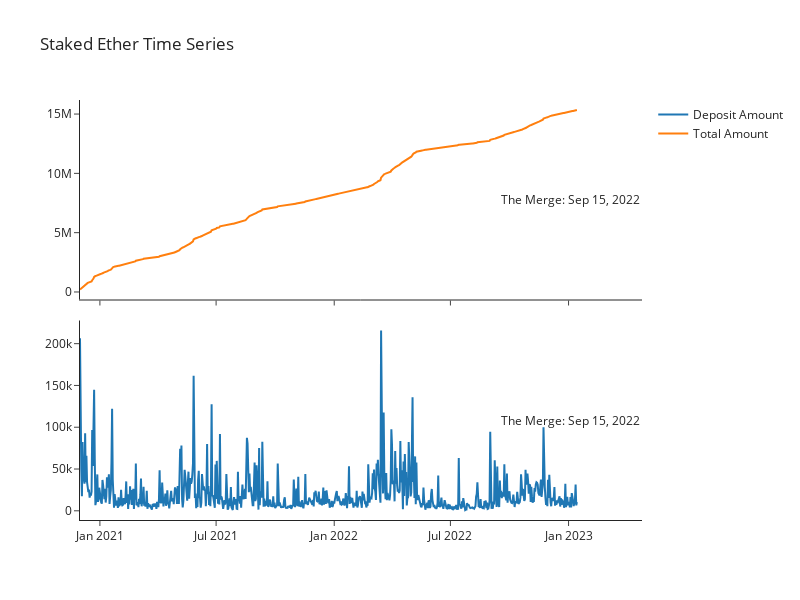

Notebook cell for this chart:
### Code cell
# some primary visualization
fig = make_subplots(rows=2, cols=1, shared_xaxes=True, vertical_spacing=0.05)

fig.add_trace(
    go.Line(
        x=deposit_history_df['date'],
        y=deposit_history_df['amount'],
        name='Deposit Amount'
    ),
    row=2, col=1
)

fig.add_trace(
    go.Line(
        x=deposit_history_df['date'],
        y=deposit_history_df['cumsum_amount'],
        name='Total Amount'
    ),
    row=1, col=1
)

fig.add_vline(
    x=datetime.datetime.strptime("2022-09-15", "%Y-%m-%d").timestamp() * 1000,
    line_dash='dot',
    annotation_position="right",
    annotation_text="The Merge: Sep 15, 2022"
)

fig.update_layout(dict(template='simple_white',
                  title='Staked Ether Time Series', width=800, height=600))

fig.show()

### Figure 1 — Plotly figure (JSON) as saved in the notebook; plotly's stock layout.template omitted (floating-point values rounded to 4 significant figures; data arrays with more than 128 entries replaced by an {"elided": "..."} marker saying what was removed)
{"data": [{"name": "Deposit Amount", "type": "scatter", "x": {"elided": "775 str values"}, "xaxis": "x2", "y": {"elided": "775 int values"}, "yaxis": "y2"}, {"name": "Total Amount", "type": "scatter", "x": {"elided": "775 str values"}, "xaxis": "x", "y": {"elided": "775 int values"}, "yaxis": "y"}], "layout": {"annotations": [{"showarrow": false, "text": "The Merge: Sep 15, 2022", "x": 1663171200000, "xanchor": "left", "xref": "x", "y": 0.5, "yanchor": "middle", "yref": "y domain"}, {"showarrow": false, "text": "The Merge: Sep 15, 2022", "x": 1663171200000, "xanchor": "left", "xref": "x2", "y": 0.5, "yanchor": "middle", "yref": "y2 domain"}], "height": 600, "shapes": [{"line": {"dash": "dot"}, "type": "line", "x0": 1663171200000, "x1": 1663171200000, "xref": "x", "y0": 0, "y1": 1, "yref": "y domain"}, {"line": {"dash": "dot"}, "type": "line", "x0": 1663171200000, "x1": 1663171200000, "xref": "x2", "y0": 0, "y1": 1, "yref": "y2 domain"}], "title": {"text": "Staked Ether Time Series"}, "width": 800, "xaxis": {"anchor": "y", "domain": [0, 1], "matches": "x2", "showticklabels": false}, "xaxis2": {"anchor": "y2", "domain": [0, 1]}, "yaxis": {"anchor": "x", "domain": [0.525, 1]}, "yaxis2": {"anchor": "x2", "domain": [0, 0.475]}}}
